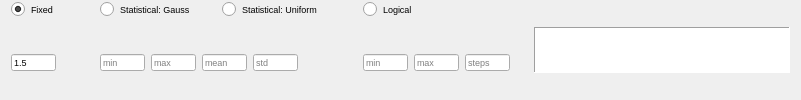
              <widget class="QFrame" name="frame_170">
               <property name="frameShape">
                <enum>QFrame::NoFrame</enum>
               </property>
               <property name="frameShadow">
                <enum>QFrame::Plain</enum>
               </property>
               <layout class="QHBoxLayout" name="horizontalLayout_117">
                <property name="topMargin">
                 <number>0</number>
                </property>
                <property name="bottomMargin">
                 <number>0</number>
                </property>
                <item>
                 <widget class="QFrame" name="frame_171">
                  <property name="frameShape">
                   <enum>QFrame::NoFrame</enum>
                  </property>
                  <property name="frameShadow">
                   <enum>QFrame::Plain</enum>
                  </property>
                  <layout class="QGridLayout" name="gridLayout_69">
                   <property name="leftMargin">
                    <number>0</number>
                   </property>
                   <property name="topMargin">
                    <number>0</number>
                   </property>
                   <property name="bottomMargin">
                    <number>0</number>
                   </property>
                   <item row="0" column="0">
                    <widget class="QRadioButton" name="radio_fix_N">
                     <property name="font">
                      <font>
                       <pointsize>7</pointsize>
                      </font>
                     </property>
                     <property name="text">
                      <string>Fixed</string>
                     </property>
                     <property name="iconSize">
                      <size>
                       <width>12</width>
                       <height>12</height>
                      </size>
                     </property>
                     <property name="checked">
                      <bool>true</bool>
                     </property>
                     <attribute name="buttonGroup">
                      <string notr="true">buttonGroup_18</string>
                     </attribute>
                    </widget>
                   </item>
                   <item row="0" column="3">
                    <widget class="QRadioButton" name="radio_log_N">
                     <property name="font">
                      <font>
                       <pointsize>7</pointsize>
                      </font>
                     </property>
                     <property name="text">
                      <string>Logical</string>
                     </property>
                     <attribute name="buttonGroup">
                      <string notr="true">buttonGroup_18</string>
                     </attribute>
                    </widget>
                   </item>
                   <item row="1" column="1">
                    <widget class="QFrame" name="frame_175">
                     <property name="frameShape">
                      <enum>QFrame::NoFrame</enum>
                     </property>
                     <property name="frameShadow">
                      <enum>QFrame::Plain</enum>
                     </property>
                     <layout class="QHBoxLayout" name="horizontalLayout_66">
                      <property name="leftMargin">
                       <number>9</number>
                      </property>
                      <property name="topMargin">
                       <number>0</number>
                      </property>
                      <property name="bottomMargin">
                       <number>0</number>
                      </property>
                      <item>
                       <widget class="QLineEdit" name="txt_gauss_min_N">
                        <property name="maximumSize">
                         <size>
                          <width>45</width>
                          <height>17</height>
                         </size>
                        </property>
                        <property name="font">
                         <font>
                          <pointsize>7</pointsize>
                         </font>
                        </property>
                        <property name="placeholderText">
                         <string>min</string>
                        </property>
                       </widget>
                      </item>
                      <item>
                       <widget class="QLineEdit" name="txt_gauss_max_N">
                        <property name="maximumSize">
                         <size>
                          <width>45</width>
                          <height>17</height>
                         </size>
                        </property>
                        <property name="font">
                         <font>
                          <pointsize>7</pointsize>
                         </font>
                        </property>
                        <property name="placeholderText">
                         <string>max</string>
                        </property>
                       </widget>
                      </item>
                      <item>
                       <widget class="QLineEdit" name="txt_gauss_mean_N">
                        <property name="maximumSize">
                         <size>
                          <width>45</width>
                          <height>17</height>
                         </size>
                        </property>
                        <property name="font">
                         <font>
                          <pointsize>7</pointsize>
                         </font>
                        </property>
                        <property name="placeholderText">
                         <string>mean</string>
                        </property>
                       </widget>
                      </item>
                      <item>
                       <widget class="QLineEdit" name="txt_gauss_std_N">
                        <property name="maximumSize">
                         <size>
                          <width>45</width>
                          <height>17</height>
                         </size>
                        </property>
                        <property name="font">
                         <font>
                          <pointsize>7</pointsize>
                         </font>
                        </property>
                        <property name="placeholderText">
                         <string>std</string>
                        </property>
                       </widget>
                      </item>
                      <item>
                       <spacer name="horizontalSpacer_126">
                        <property name="orientation">
                         <enum>Qt::Horizontal</enum>
                        </property>
                        <property name="sizeType">
                         <enum>QSizePolicy::Maximum</enum>
                        </property>
                        <property name="sizeHint" stdset="0">
                         <size>
                          <width>50</width>
                          <height>20</height>
                         </size>
                        </property>
                       </spacer>
                      </item>
                     </layout>
                    </widget>
                   </item>
                   <item row="0" column="1">
                    <widget class="QFrame" name="frame_174">
                     <property name="frameShape">
                      <enum>QFrame::NoFrame</enum>
                     </property>
                     <property name="frameShadow">
                      <enum>QFrame::Plain</enum>
                     </property>
                     <layout class="QHBoxLayout" name="horizontalLayout_120">
                      <property name="topMargin">
                       <number>0</number>
                      </property>
                      <property name="bottomMargin">
                       <number>0</number>
                      </property>
                      <item>
                       <widget class="QRadioButton" name="radio_gauss_N">
                        <property name="font">
                         <font>
                          <pointsize>7</pointsize>
                         </font>
                        </property>
                        <property name="text">
                         <string>Statistical: Gauss</string>
                        </property>
                        <attribute name="buttonGroup">
                         <string notr="true">buttonGroup_18</string>
                        </attribute>
                       </widget>
                      </item>
                      <item>
                       <widget class="QRadioButton" name="radio_uni_N">
                        <property name="font">
                         <font>
                          <pointsize>7</pointsize>
                         </font>
                        </property>
                        <property name="text">
                         <string>Statistical: Uniform</string>
                        </property>
                        <attribute name="buttonGroup">
                         <string notr="true">buttonGroup_18</string>
                        </attribute>
                       </widget>
                      </item>
                      <item>
                       <spacer name="horizontalSpacer_125">
                        <property name="orientation">
                         <enum>Qt::Horizontal</enum>
                        </property>
                        <property name="sizeType">
                         <enum>QSizePolicy::Maximum</enum>
                        </property>
                        <property name="sizeHint" stdset="0">
                         <size>
                          <width>10</width>
                          <height>20</height>
                         </size>
                        </property>
                       </spacer>
                      </item>
                     </layout>
                    </widget>
                   </item>
                   <item row="1" column="3">
                    <widget class="QFrame" name="frame_173">
                     <property name="frameShape">
                      <enum>QFrame::NoFrame</enum>
                     </property>
                     <property name="frameShadow">
                      <enum>QFrame::Plain</enum>
                     </property>
                     <layout class="QHBoxLayout" name="horizontalLayout_119">
                      <property name="leftMargin">
                       <number>0</number>
                      </property>
                      <property name="topMargin">
                       <number>0</number>
                      </property>
                      <property name="bottomMargin">
                       <number>0</number>
                      </property>
                      <item>
                       <widget class="QLineEdit" name="txt_log_min_N">
                        <property name="maximumSize">
                         <size>
                          <width>45</width>
                          <height>17</height>
                         </size>
                        </property>
                        <property name="font">
                         <font>
                          <pointsize>7</pointsize>
                         </font>
                        </property>
                        <property name="placeholderText">
                         <string>min</string>
                        </property>
                       </widget>
                      </item>
                      <item>
                       <widget class="QLineEdit" name="txt_log_max_N">
                        <property name="maximumSize">
                         <size>
                          <width>45</width>
                          <height>17</height>
                         </size>
                        </property>
                        <property name="font">
                         <font>
                          <pointsize>7</pointsize>
                         </font>
                        </property>
                        <property name="placeholderText">
                         <string>max</string>
                        </property>
                       </widget>
                      </item>
                      <item>
                       <widget class="QLineEdit" name="txt_log_steps_N">
                        <property name="maximumSize">
                         <size>
                          <width>45</width>
                          <height>17</height>
                         </size>
                        </property>
                        <property name="font">
                         <font>
                          <pointsize>7</pointsize>
                         </font>
                        </property>
                        <property name="placeholderText">
                         <string>steps</string>
                        </property>
                       </widget>
                      </item>
                     </layout>
                    </widget>
                   </item>
                   <item row="1" column="0">
                    <widget class="QFrame" name="frame_172">
                     <property name="frameShape">
                      <enum>QFrame::NoFrame</enum>
                     </property>
                     <property name="frameShadow">
                      <enum>QFrame::Plain</enum>
                     </property>
                     <layout class="QHBoxLayout" name="horizontalLayout_118">
                      <property name="leftMargin">
                       <number>0</number>
                      </property>
                      <property name="topMargin">
                       <number>0</number>
                      </property>
                      <property name="bottomMargin">
                       <number>0</number>
                      </property>
                      <item>
                       <widget class="QLineEdit" name="txt_fix_N">
                        <property name="maximumSize">
                         <size>
                          <width>45</width>
                          <height>17</height>
                         </size>
                        </property>
                        <property name="font">
                         <font>
                          <pointsize>7</pointsize>
                         </font>
                        </property>
                        <property name="text">
                         <string>1.5</string>
                        </property>
                        <property name="placeholderText">
                         <string>value</string>
                        </property>
                       </widget>
                      </item>
                      <item>
                       <spacer name="horizontalSpacer_124">
                        <property name="orientation">
                         <enum>Qt::Horizontal</enum>
                        </property>
                        <property name="sizeType">
                         <enum>QSizePolicy::Maximum</enum>
                        </property>
                        <property name="sizeHint" stdset="0">
                         <size>
                          <width>20</width>
                          <height>20</height>
                         </size>
                        </property>
                       </spacer>
                      </item>
                     </layout>
                    </widget>
                   </item>
                  </layout>
                 </widget>
                </item>
                <item>
                 <widget class="PlotWidget" name="viewN">
                  <property name="sizePolicy">
                   <sizepolicy hsizetype="Expanding" vsizetype="Fixed">
                    <horstretch>0</horstretch>
                    <verstretch>0</verstretch>
                   </sizepolicy>
                  </property>
                  <property name="maximumSize">
                   <size>
                    <width>16777215</width>
                    <height>46</height>
                   </size>
                  </property>
                  <property name="styleSheet">
                   <string notr="true">border-right-color: rgb(255, 255, 127);</string>
                  </property>
                  <property name="frameShape">
                   <enum>QFrame::Panel</enum>
                  </property>
                 </widget>
                </item>
               </layout>
              </widget>
